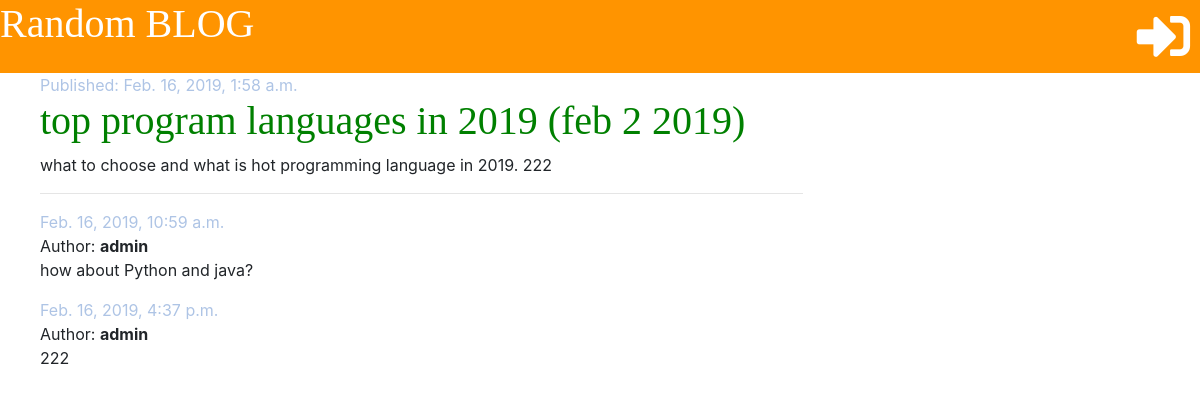
The app's page /post/2/, older data.
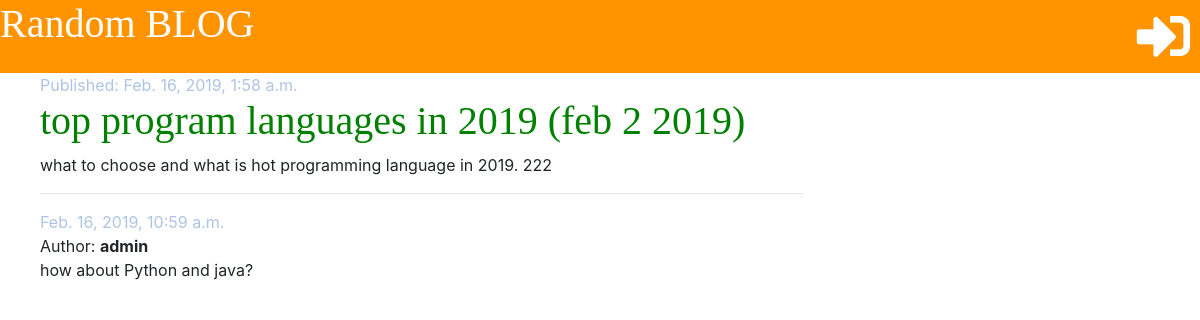
The same page, newer data.
### blog/models.py (models this page shows, shortened)
class Post(models.Model):
    author = models.ForeignKey('auth.User', on_delete=models.CASCADE)
    title = models.CharField(max_length=200)
    text = models.TextField()
    created_date = models.DateTimeField(default=timezone.now)
    published_date = models.DateTimeField(blank=True, null=True)
    test_date = models.DateTimeField(blank=True, null=True)

class Comment(models.Model):
    post = models.ForeignKey('blog.Post', on_delete=models.CASCADE, related_name='comments')
    author = models.CharField(max_length=200)
    text = models.TextField()
    crated_date = models.DateTimeField(default=timezone.now)
    approved = models.BooleanField(default=False)
    def __str__(self):
        return self.text

### blog/views.py (the view)
# urls.py: path('post/<int:pk>/', views.post_detail, name='post_detail'),
def post_detail(request, pk):
    post = get_object_or_404(Post, pk=pk)
    print(request.user)
    if str(request.user) == 'AnonymousUser':
        print('matchmmmmmmmmmmmmmmmmmmmmmmmmmmmmmm')
    if str(request.user) != 'AnonymousUser':
        permissions = Permission.objects.filter(user=request.user)
        print(permissions)
        for a in permissions:
            print(a)
        comments_filtered = Comment.objects.filter(post_id=pk)
    else:
        comments_filtered = Comment.objects.filter(approved=True, post_id=pk)
    print('***********************************from post2')
    print(post.text)
    print(Comment)
    for i in comments_filtered:
        print('tess   ',i.text)
    print('xxxxxxxxxxxxxxxxxxxxxxxxxxxxxxxxxxxx')
    print (comments_filtered.__dict__)
    print(pk)
    stuff_for_frontend = {'post': post, 'comments_filtered': comments_filtered}
    return render(request, 'blog/post_detail.html', stuff_for_frontend)

### blog/templates/blog/post_detail.html (shortened to what this page needs)
{% extends 'blog/base.html' %}
{% block content %}
<div class="post">
    {% if post.published_date %}
    <div class="date">
        Published: {{ post.published_date}}
    </div>
    {% else %}
    <a href="{% url 'post_publish' pk=post.pk %}">
        <button class="btn btn-secondary">Publish</button>
    </a>
    </span>
    {% endif %}
    <h1>{{ post.title}}</h1>
    <p>{{ post.text|linebreaksbr}}</p>
    <hr>
    {% for comment in comments_filtered %}
    <div class="comment">
        <div class="date">
            {{ comment.crated_date }}
        </div>
        Author: <strong>{{ comment.author }}</strong>
        <p>{{ comment.text }}</p>
    </div>
    {% empty %}
    <p>No comments yet...</p>
    {% endfor %}
</div>
{% endblock %}

### blog/templates/blog/base.html (shortened to what this page needs)
{% load staticfiles %}
<!doctype html>
<html lang="en">
<head>
    <link rel="stylesheet" href="{% static 'css/blog.css' %}">
    <link rel="stylesheet" href="https://stackpath.bootstrapcdn.com/bootstrap/4.3.0/css/bootstrap.min.css">
    <link rel="stylesheet" href="https://use.fontawesome.com/releases/v5.7.2/css/all.css"
>
</head>
<body>
<div class="container-blog-header">
    <div class="page-header-title">
        <h1><a href="/">Random BLOG</a></h1>
    </div>
    <div class="actions">
        {% if user.is_authenticated %}
        welcome: {{ user.get_username }}
        <a href="{% url 'post_draft_list' %}" class="top-menu"><i class="fas fa-calendar-week fa-2x"></i></a>
        <a href="{% url 'post_new' %}" class="top-menu"><i class="far fa-plus-square fa-2x"></i></a>
        <a href="{% url 'logout' %}" class="top-menu"><i class="fas fa-sign-out-alt fa-2x"></i></i></a>
        {% else %}
        <a href="{% url 'login' %}" class="top-menu"><i class="fas fa-sign-in-alt fa-2x"></i></i></a>
        {% endif %}
    </div>
</div>
<div class="content">
    <div class="row">
        <div class="col-md-8">
            {% block content %}
            {% endblock %}
        </div>
    </div>
</div>
</body>
</html>

### blog/static/css/blog.css (style rules this page uses)
.container-blog-header { display: flex; color: white; font-size: 20pt; background-color: #ff9400; text-align: right; }
.page-header-title { flex-basis: 60%; text-decoration: none; text-align: left; }
.page-header-title h1 a { color: #ffffff; text-decoration: none; text-align: left; }
.actions, .user-name { flex-basis: 40%; }
.content { margin-left: 40px; }
h1, h2, h3, h4 { font-family: 'Tangerine', 'Inconsolata', 'Drpod Sans', serif; font-size: 48px; }
.date { color: #aec4e5 }
.post { margin-bottom: 70px; }
.post h1 { color: green; }
.top-menu i { color: #ffffff; float: right; margin: 10px; }
.comment { margin: 20x 0x 20x 20x; }

Row changes from the older to the newer data that the page shows:
removed Comment: crated_date "Feb. 16, 2019, 4:37 p.m.", author "admin", text "222"
